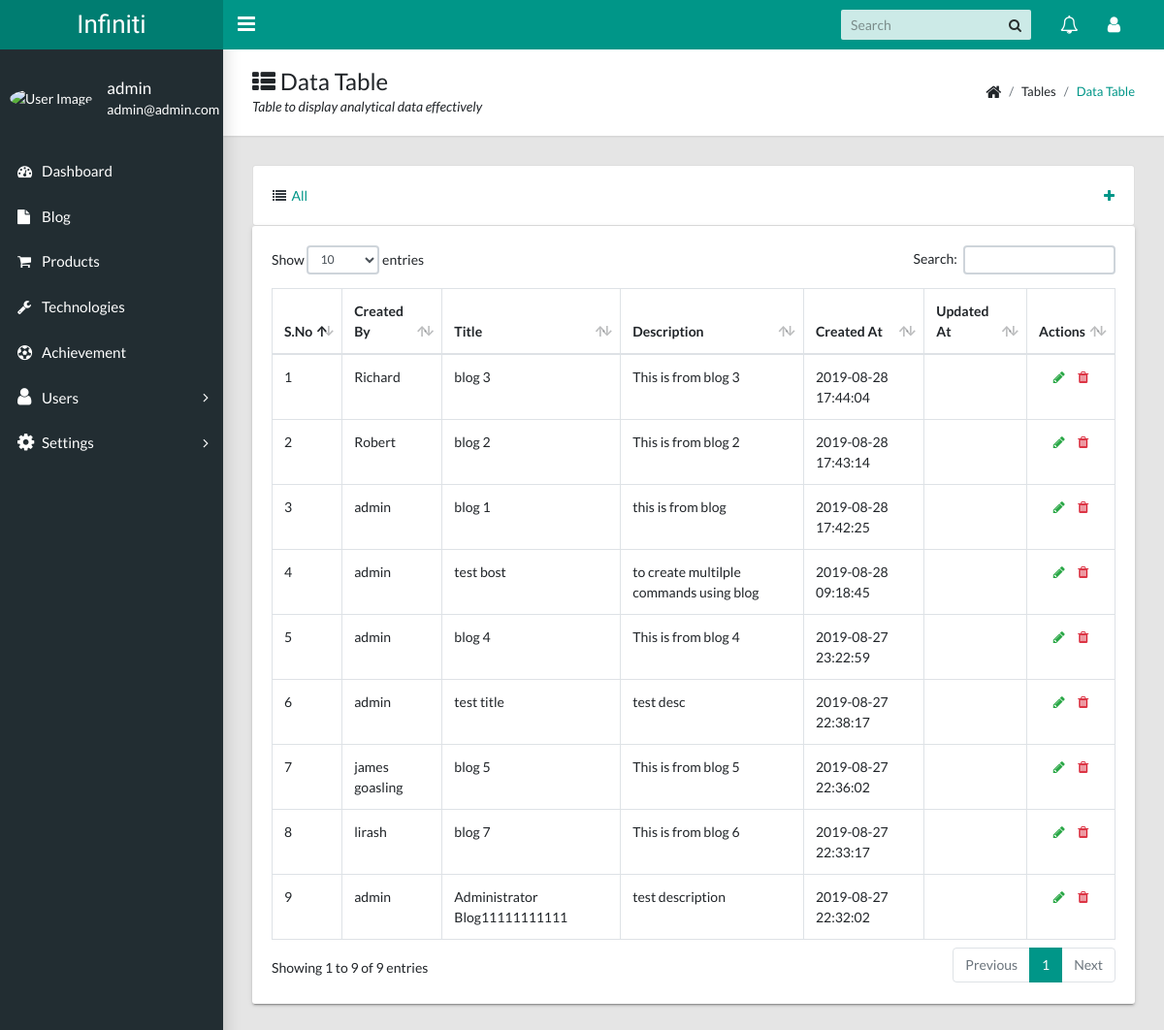
Page /admin/blog_all.php (signed in) on the committed database.
### tables this page shows
CREATE TABLE `blogs` (
  `id` int(11) NOT NULL,
  `title` text,
  `created_by` varchar(191) DEFAULT NULL,
  `created_at` datetime DEFAULT NULL,
  `description` text,
  `image` varchar(191) DEFAULT NULL,
  `content` text,
  `updated_at` timestamp NULL DEFAULT NULL,
  `deleted_at` datetime DEFAULT NULL
);

### admin/Helper.php (called while the page is built, shortened)
<?php
class Admin {
    public static function getBlog($Conn){
        $data = [];
        $query = "SELECT * FROM `blogs` ORDER BY `id` DESC ";
        if ($result = $Conn->query($query)){
           $data = $result;
        }
        return $data;
    }
    public static function getAdminData($Conn){
        $data = [];
        $query = "SELECT * FROM `admins` WHERE  `email` ='".$_SESSION['UserName']."' AND `password` = '".$_SESSION['PassWord']."'";
        if ($result = $Conn->query($query)){
            if ($result->num_rows > 0){
                while($row = $result->fetch_array()){
                    $data = $row;
                }
            }
        }
        return $data;
    }
}

### admin/blog_all.php (the view, shortened to what this page needs)
<!DOCTYPE html>
<html lang="en">
<head>
    <?php include "head.php";
          $Blogs = Admin::getBlog($mysqli);
    ?>
</head>
<body class="app sidebar-mini rtl">
<?php include "header.php"; ?>
<?php include "sidebar.php"; ?>
<main class="app-content">
    <div class="app-title">
        <div>
            <h1><i class="fa fa-th-list"></i> Data Table</h1>
            <p>Table to display analytical data effectively</p>
        </div>
        <ul class="app-breadcrumb breadcrumb side">
            <li class="breadcrumb-item"><i class="fa fa-home fa-lg"></i></li>
            <li class="breadcrumb-item">Tables</li>
            <li class="breadcrumb-item active"><a href="#">Data Table</a></li>
        </ul>
    </div>
    <div class="row">
        <div class="col-md-12">
            <div class="card">
                <div class="card-body">
                    <a href="<?php echo BASE.'admin/blog_all.php';?>" class="fa-pull-left"><i class="fa fa-list text-dark"></i> &nbsp;All</a>
                    <a href="<?php echo BASE.'admin/blog_create.php'; ?>" class="pull-right"><i class="fa fa-plus text-primary"></i></a>
                </div>
            </div>
        </div>
    </div>
    <div class="row">
        <div class="col-md-12">
            <div class="tile">
                <div class="tile-body table-responsive">
                    <table class="table table-hover table-bordered" id="sampleTable">
                        <thead>
                            <tr>
                            <th>S.No</th>
                            <th>Created By</th>
                            <th>Title</th>
                            <th>Description</th>
                            <th>Created At</th>
                            <th>Updated At</th>
                            <th>Actions</th>
                        </tr>
                        </thead>
                        <tbody>
                            <?php $i = 1; while ($row = $Blogs->fetch_array()){ ?>
                            <tr>
                                <td><?php echo $i++ ?></td>
                                <td><?php echo $row['created_by'] ?></td>
                                <td><?php echo $row['title'] ?></td>
                                <td><?php echo $row['description'] ?></td>
                                <td><?php echo $row['created_at'] ?></td>
                                <td><?php echo $row['updated_at'] ?></td>
                                <td>
                                    <center>
                                        <a href="<?php echo BASE.'admin/blog_edit.php?id='.$row['id']; ?>"><i class="fa fa-pencil text-success"></i></a>
                                        <a href="#"><i class="fa fa-trash text-danger"></i></a>
                                    </center>
                                </td>
                            </tr>
                            <?php } ?>
                        </tbody>
                    </table>
                </div>
            </div>
        </div>
    </div>
</main>
</body>
</html>

### admin/sidebar.php (shortened to what this page needs)
<?php $AdminData = Admin::getAdminData($mysqli); ?>
<aside class="app-sidebar">
    <div class="app-sidebar__user"><img class="app-sidebar__user-avatar" src="https://s3.amazonaws.com/uifaces/faces/twitter/jsa/48.jpg" alt="User Image">
        <div>
            <p class="app-sidebar__user-name"><?php echo $AdminData['name'] ?></p>
            <p class="app-sidebar__user-designation"><?php echo $AdminData["email"] ?> </p>
        </div>
    </div>
    <ul class="app-menu">
        <li>
            <a class="app-menu__item" href="<?php echo BASE."admin/dashboard.php"; ?>">
                <i class="app-menu__icon fa fa-dashboard"></i>
                <span class="app-menu__label">Dashboard</span>
            </a>
        </li>
        <li>
            <a class="app-menu__item" href="<?php echo BASE."admin/blog_all.php"; ?>">
                <i class="app-menu__icon fa fa-file"></i>
                <span class="app-menu__label">Blog</span>
            </a>
        </li>
        <li>
            <a class="app-menu__item" href="<?php echo BASE."admin/product_all.php"; ?>">
                <i class="app-menu__icon fa fa-shopping-cart"></i>
                <span class="app-menu__label">Products</span>
            </a>
        </li>
        <li>
            <a class="app-menu__item" href="<?php echo BASE."admin/technology_all.php"; ?>">
                <i class="app-menu__icon fa fa-wrench"></i>
                <span class="app-menu__label">Technologies</span>
            </a>
        </li>
        <li>
            <a class="app-menu__item" href="<?php echo BASE."admin/achievement_all.php"; ?>">
                <i class="app-menu__icon fa fa-soccer-ball-o"></i>
                <span class="app-menu__label">Achievement</span>
            </a>
        </li>
        <li class="treeview">
            <a class="app-menu__item" href="#" data-toggle="treeview">
                <i class="app-menu__icon fa fa-user fa-lg"></i>
                <span class="app-menu__label">Users</span>
                <i class="treeview-indicator fa fa-angle-right"></i>
            </a>
        </li>
        <li class="treeview">
            <a class="app-menu__item" href="#" data-toggle="treeview">
                <i class="app-menu__icon fa fa-cog fa-lg"></i>
                <span class="app-menu__label">Settings</span>
                <i class="treeview-indicator fa fa-angle-right"></i>
            </a>
        </li>
    </ul>
</aside>

### rows in the picture
blogs: created_by "Richard", title "blog 3", description "This is from blog 3", created_at "2019-08-28 17:44:04"
blogs: created_by "Robert", title "blog 2", description "This is from blog 2", created_at "2019-08-28 17:43:14"
blogs: created_by "admin", title "blog 1", description "this is from blog", created_at "2019-08-28 17:42:25"
blogs: created_by "admin", title "test bost", description "to create multilple commands using blog", created_at "2019-08-28 09:18:45"
blogs: created_by "admin", title "blog 4", description "This is from blog 4", created_at "2019-08-27 23:22:59"
blogs: created_by "admin", title "test title", description "test desc", created_at "2019-08-27 22:38:17"
blogs: created_by "james goasling", title "blog 5", description "This is from blog 5", created_at "2019-08-27 22:36:02"
blogs: created_by "lirash", title "blog 7", description "This is from blog 6", created_at "2019-08-27 22:33:17"
blogs: created_by "admin", title "Administrator Blog11111111111", description "test description", created_at "2019-08-27 22:32:02"

### other values in the picture
$CmsData['title'] "Infiniti"
$AdminData['name'] "admin"
$AdminData["email"] "admin@admin.com"
